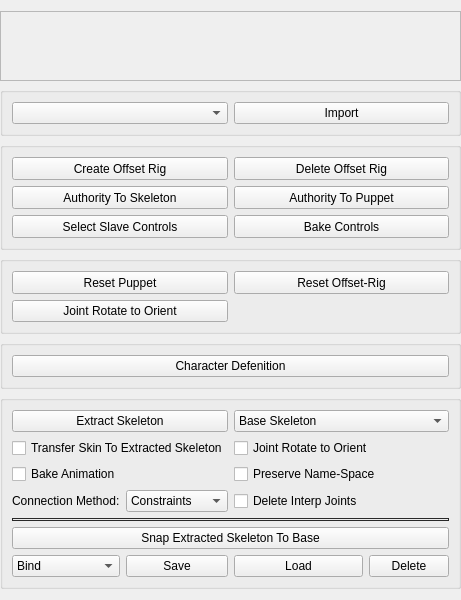
        <widget class="QWidget" name="tab_2">
         <attribute name="title">
          <string>Mocap/Game</string>
         </attribute>
         <layout class="QGridLayout" name="gridLayout_13">
          <property name="leftMargin">
           <number>0</number>
          </property>
          <property name="rightMargin">
           <number>0</number>
          </property>
          <item row="0" column="0">
           <widget class="QScrollArea" name="scrollArea_4">
            <property name="widgetResizable">
             <bool>true</bool>
            </property>
            <widget class="QWidget" name="scrollAreaWidgetContents_4">
             <property name="geometry">
              <rect>
               <x>0</x>
               <y>0</y>
               <width>568</width>
               <height>584</height>
              </rect>
             </property>
             <layout class="QVBoxLayout" name="verticalLayout_23">
              <property name="leftMargin">
               <number>4</number>
              </property>
              <property name="topMargin">
               <number>4</number>
              </property>
              <property name="rightMargin">
               <number>4</number>
              </property>
              <property name="bottomMargin">
               <number>4</number>
              </property>
              <item>
               <layout class="QVBoxLayout" name="blockMocapHolder_lo"/>
              </item>
             </layout>
            </widget>
           </widget>
          </item>
          <item row="3" column="0">
           <widget class="QGroupBox" name="mocapUtils_gbx">
            <property name="title">
             <string/>
            </property>
            <layout class="QGridLayout" name="gridLayout_16">
             <item row="0" column="0">
              <widget class="QPushButton" name="resetPuppet_btn">
               <property name="minimumSize">
                <size>
                 <width>0</width>
                 <height>23</height>
                </size>
               </property>
               <property name="accessibleName">
                <string>minorAction</string>
               </property>
               <property name="styleSheet">
                <string notr="true">minorAction</string>
               </property>
               <property name="text">
                <string>Reset Puppet</string>
               </property>
              </widget>
             </item>
             <item row="1" column="0">
              <widget class="QPushButton" name="jointRotateToOrient_btn">
               <property name="minimumSize">
                <size>
                 <width>0</width>
                 <height>22</height>
                </size>
               </property>
               <property name="accessibleName">
                <string>minorAction</string>
               </property>
               <property name="styleSheet">
                <string notr="true">minorAction</string>
               </property>
               <property name="text">
                <string>Joint Rotate to Orient</string>
               </property>
              </widget>
             </item>
             <item row="0" column="1">
              <widget class="QPushButton" name="resetOffsetRig_btn">
               <property name="minimumSize">
                <size>
                 <width>0</width>
                 <height>23</height>
                </size>
               </property>
               <property name="accessibleName">
                <string>minorAction</string>
               </property>
               <property name="styleSheet">
                <string notr="true">minorAction</string>
               </property>
               <property name="text">
                <string>Reset Offset-Rig</string>
               </property>
              </widget>
             </item>
            </layout>
           </widget>
          </item>
          <item row="2" column="0">
           <widget class="QGroupBox" name="offsetRig_gbx">
            <property name="title">
             <string/>
            </property>
            <layout class="QGridLayout" name="gridLayout_14">
             <item row="0" column="1">
              <widget class="QPushButton" name="deleteOffsetRig_btn">
               <property name="minimumSize">
                <size>
                 <width>0</width>
                 <height>23</height>
                </size>
               </property>
               <property name="accessibleName">
                <string>majorAction</string>
               </property>
               <property name="text">
                <string>Delete Offset Rig</string>
               </property>
              </widget>
             </item>
             <item row="0" column="0">
              <widget class="QPushButton" name="createOffsetRig_btn">
               <property name="minimumSize">
                <size>
                 <width>0</width>
                 <height>23</height>
                </size>
               </property>
               <property name="accessibleName">
                <string>majorAction</string>
               </property>
               <property name="text">
                <string>Create Offset Rig</string>
               </property>
              </widget>
             </item>
             <item row="1" column="1">
              <widget class="QPushButton" name="transferAuthToPuppet_btn">
               <property name="minimumSize">
                <size>
                 <width>0</width>
                 <height>23</height>
                </size>
               </property>
               <property name="accessibleName">
                <string>majorAction</string>
               </property>
               <property name="text">
                <string>Authority To Puppet</string>
               </property>
              </widget>
             </item>
             <item row="1" column="0">
              <widget class="QPushButton" name="transferAuthToOffsetSkel_btn">
               <property name="minimumSize">
                <size>
                 <width>0</width>
                 <height>23</height>
                </size>
               </property>
               <property name="accessibleName">
                <string>majorAction</string>
               </property>
               <property name="text">
                <string>Authority To Skeleton</string>
               </property>
              </widget>
             </item>
             <item row="3" column="0">
              <widget class="QPushButton" name="selectSlaveControls_btn">
               <property name="minimumSize">
                <size>
                 <width>0</width>
                 <height>23</height>
                </size>
               </property>
               <property name="accessibleName">
                <string>majorAction</string>
               </property>
               <property name="text">
                <string>Select Slave Controls</string>
               </property>
              </widget>
             </item>
             <item row="3" column="1">
              <widget class="QPushButton" name="bakeControls_btn">
               <property name="minimumSize">
                <size>
                 <width>0</width>
                 <height>23</height>
                </size>
               </property>
               <property name="accessibleName">
                <string>majorAction</string>
               </property>
               <property name="text">
                <string>Bake Controls</string>
               </property>
              </widget>
             </item>
            </layout>
           </widget>
          </item>
          <item row="4" column="0">
           <widget class="QGroupBox" name="charDef_gbx">
            <property name="title">
             <string/>
            </property>
            <layout class="QGridLayout" name="gridLayout_17">
             <item row="0" column="0" colspan="2">
              <widget class="QPushButton" name="charDefUi_btn">
               <property name="minimumSize">
                <size>
                 <width>0</width>
                 <height>22</height>
                </size>
               </property>
               <property name="accessibleName">
                <string>minorAction</string>
               </property>
               <property name="styleSheet">
                <string notr="true">minorAction</string>
               </property>
               <property name="text">
                <string>Character Defenition</string>
               </property>
              </widget>
             </item>
            </layout>
           </widget>
          </item>
          <item row="5" column="0">
           <widget class="QGroupBox" name="extractSkel_gbx">
            <property name="title">
             <string/>
            </property>
            <layout class="QGridLayout" name="gridLayout_18">
             <item row="6" column="2">
              <widget class="QComboBox" name="extractedSkelPose_cb">
               <item>
                <property name="text">
                 <string>Bind</string>
                </property>
               </item>
               <item>
                <property name="text">
                 <string>T</string>
                </property>
               </item>
               <item>
                <property name="text">
                 <string>A</string>
                </property>
               </item>
              </widget>
             </item>
             <item row="6" column="4">
              <widget class="QPushButton" name="loadExtractedSkelPose_btn">
               <property name="minimumSize">
                <size>
                 <width>0</width>
                 <height>22</height>
                </size>
               </property>
               <property name="accessibleName">
                <string>minorAction</string>
               </property>
               <property name="text">
                <string>Load</string>
               </property>
              </widget>
             </item>
             <item row="6" column="5">
              <widget class="QPushButton" name="deleteExtractedSkelPose_btn">
               <property name="minimumSize">
                <size>
                 <width>0</width>
                 <height>22</height>
                </size>
               </property>
               <property name="accessibleName">
                <string>minorAction</string>
               </property>
               <property name="text">
                <string>Delete</string>
               </property>
              </widget>
             </item>
             <item row="4" column="2" colspan="4">
              <widget class="Line" name="line_8">
               <property name="styleSheet">
                <string notr="true">border: 1px ; 
padding: 0px 0px 0px 0px;
border-style: solid;
border-color: #292929;
border-radius: 4px;</string>
               </property>
               <property name="orientation">
                <enum>Qt::Horizontal</enum>
               </property>
              </widget>
             </item>
             <item row="6" column="3">
              <widget class="QPushButton" name="saveExtractedSkelPose_btn">
               <property name="minimumSize">
                <size>
                 <width>0</width>
                 <height>22</height>
                </size>
               </property>
               <property name="accessibleName">
                <string>minorAction</string>
               </property>
               <property name="text">
                <string>Save</string>
               </property>
              </widget>
             </item>
             <item row="5" column="2" colspan="4">
              <widget class="QPushButton" name="matchExtractedSkelToBase_btn">
               <property name="minimumSize">
                <size>
                 <width>207</width>
                 <height>22</height>
                </size>
               </property>
               <property name="accessibleName">
                <string>minorAction</string>
               </property>
               <property name="text">
                <string>Snap Extracted Skeleton To Base</string>
               </property>
              </widget>
             </item>
             <item row="1" column="2" colspan="2">
              <widget class="QCheckBox" name="transferSkin_cbx">
               <property name="text">
                <string>Transfer Skin To Extracted Skeleton</string>
               </property>
              </widget>
             </item>
             <item row="3" column="2">
              <widget class="QLabel" name="label_8">
               <property name="text">
                <string>Connection Method:</string>
               </property>
              </widget>
             </item>
             <item row="1" column="4" colspan="2">
              <widget class="QCheckBox" name="rotToJO_cbx">
               <property name="text">
                <string>Joint Rotate to Orient</string>
               </property>
               <property name="checked">
                <bool>false</bool>
               </property>
              </widget>
             </item>
             <item row="3" column="3">
              <widget class="QComboBox" name="bakeConMethod_cb">
               <item>
                <property name="text">
                 <string>Constraints</string>
                </property>
               </item>
               <item>
                <property name="text">
                 <string>Direct</string>
                </property>
               </item>
              </widget>
             </item>
             <item row="2" column="2" colspan="2">
              <widget class="QCheckBox" name="bakeAnim_cbx">
               <property name="text">
                <string>Bake Animation</string>
               </property>
              </widget>
             </item>
             <item row="0" column="4" colspan="2">
              <widget class="QComboBox" name="skeletonExtractMode_cb">
               <property name="styleSheet">
                <string notr="true">QPushButton{
background-color:#535252;
border-style: solid;
border-color: black;
border-width: 1px;
border-radius: 5px;}
QPushButton:hover{background-color:#707070;}
QPushButton:pressed{background-color:#1d1d1d;}</string>
               </property>
               <item>
                <property name="text">
                 <string>Base Skeleton</string>
                </property>
               </item>
               <item>
                <property name="text">
                 <string>Offset Skeleton</string>
                </property>
               </item>
              </widget>
             </item>
             <item row="0" column="2" colspan="2">
              <widget class="QPushButton" name="extractSkel_btn">
               <property name="minimumSize">
                <size>
                 <width>207</width>
                 <height>22</height>
                </size>
               </property>
               <property name="accessibleName">
                <string>minorAction</string>
               </property>
               <property name="styleSheet">
                <string notr="true">minorAction</string>
               </property>
               <property name="text">
                <string>Extract Skeleton</string>
               </property>
              </widget>
             </item>
             <item row="3" column="4">
              <widget class="QCheckBox" name="delInterpJoints_cbx">
               <property name="text">
                <string>Delete Interp Joints</string>
               </property>
              </widget>
             </item>
             <item row="2" column="4" colspan="2">
              <widget class="QCheckBox" name="preserveNameSpace_cbx">
               <property name="text">
                <string>Preserve Name-Space</string>
               </property>
              </widget>
             </item>
            </layout>
           </widget>
          </item>
          <item row="1" column="0">
           <widget class="QGroupBox" name="importPreset_gbx">
            <property name="title">
             <string/>
            </property>
            <layout class="QGridLayout" name="gridLayout_22">
             <item row="0" column="0">
              <widget class="QComboBox" name="guidePresets_cb">
               <property name="styleSheet">
                <string notr="true">QPushButton{
background-color:#535252;
border-style: solid;
border-color: black;
border-width: 1px;
border-radius: 5px;}
QPushButton:hover{background-color:#707070;}
QPushButton:pressed{background-color:#1d1d1d;}</string>
               </property>
              </widget>
             </item>
             <item row="0" column="1">
              <widget class="QPushButton" name="importPreset_btn">
               <property name="minimumSize">
                <size>
                 <width>0</width>
                 <height>22</height>
                </size>
               </property>
               <property name="text">
                <string>Import</string>
               </property>
              </widget>
             </item>
            </layout>
           </widget>
          </item>
         </layout>
        </widget>
